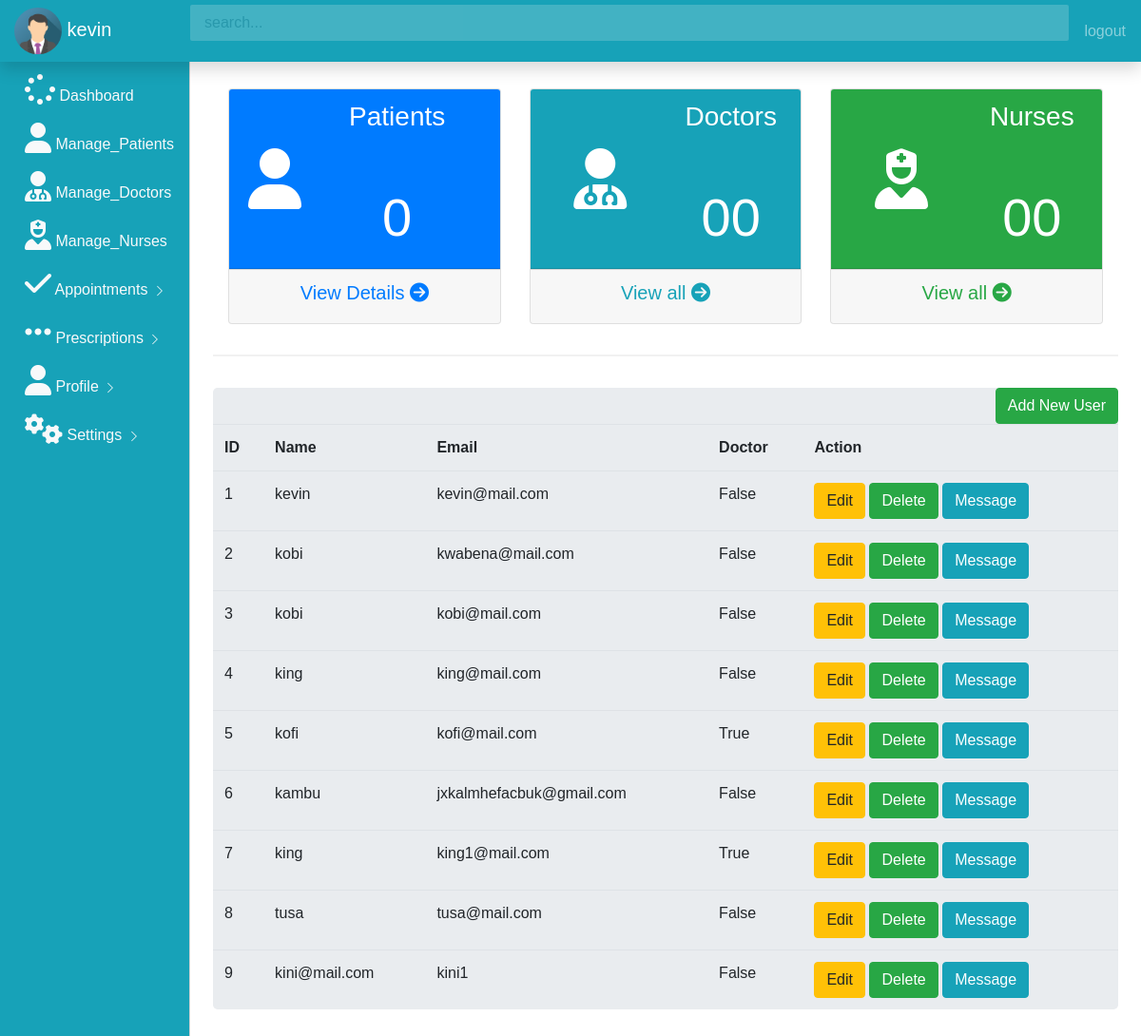
Screenshot of /get_users (signed in) with the database file from the repository.
### app.py (models this page shows, shortened)
class User(UserMixin,db.Model):
    id = db.Column(db.Integer,primary_key =True)
    username = db.Column(db.String(100))
    email = db.Column(db.String(100),unique =True)
    password = db.Column(db.String(100))
    doctor = db.Column(db.Boolean)
    admin = db.Column(db.Boolean)
    work = db.Column(db.String(100))
    country = db.Column(db.String(100))
    image = db.Column(db.String(100))
    @property
    def unhashed_password(self):
         raise AttributeError('cannot view unhased password')
    appointment_by  = db.relationship('Appointments',
    foreign_keys ='Appointments.asked_by_id',
    backref = 'asker',
    lazy=True
    )
    Receive_by  = db.relationship('Notiication',
    foreign_keys ='Notiication.receive_by_id',
    backref = 'reciever',
    lazy=True
    )
    Sender_by  = db.relationship('Notiication',
    foreign_keys ='Notiication.doctor_id',
    backref = 'sender',
    lazy=True
    )
    answers_requested  = db.relationship('Appointments',
    foreign_keys ='Appointments.doctor_id',
    backref = 'expert',
    lazy=True
    )

### app.py (the view)
@app.route('/get_users')
@login_required
def get_users():
     usees = User.query.all()
     owner = User.query.filter_by(email=current_user.email,password=current_user.password,admin=True).first()
     if not owner:
          flash("The logins provided is not an admin!")
          return redirect(url_for('home'))
     else:
          return render_template('users.html', users = usees)

### app.py (called while the page is built)
@login_manager.user_loader
def load_user(user_id):
     return User.query.get(int(user_id))

### templates/users.html
{% include 'admin_dash.html' %}
{% block body %}
<main role="main" class="col-md-9 ml-sm-auto col-lg-10 px-4">
    <hr>
<div class=" row">
    <div class="col-sm-12">
        <div class = "jumbotron p-0">
            <h2> <button type="button" class="btn btn-success float-right" data-toggle = "modal" data-target ="#modalPatient">Add New User </button></h2>
            <table class=" table table-hover ">
                <tr>
                    <th>ID</th>
                    <th>Name</th>
                    <th>Email</th>
                    <th>Doctor</th>
                    <th>Action</th>
                </tr>
                {% for row in users %}
                <tr>
                    <td> {{row.id}}</td>
                    <td> {{row.username}}</td>
                    <td> {{row.email}}</td>
                    <td> {{row.doctor}}</td>
                    <td>
                        <a href="/update/{{row.id}}" class="btn btn-warning btn-xs" data-toggle="modal" data-target="#modaledit{{row.id}}">Edit</a>
                        <a href="/delete/{{row.id}}" class="btn btn-success btn-xs"  onclick="return confirm('Are you sure to delete?')">Delete</a>
                        <a href="/delete/{{row.id}}" class="btn btn-info btn-xs"  onclick="return confirm('Are you sure to delete?')">Message</a>
                    </td>
                </tr>
                {% endfor %}
</table>
</div>
</div>
</div>
</main>
{% endblock %}

### templates/admin_dash.html (shortened to what this page needs)
<!doctype html>
<html lang="en">
  <head>
    <link rel="stylesheet" href="https://stackpath.bootstrapcdn.com/bootstrap/4.5.2/css/bootstrap.min.css">
    <link rel="stylesheet" href="./static/css/dashboard.css">
    <link rel="stylesheet" href="https://cdn.datatables.net/1.10.22/css/jquery.dataTables.min.css">
  </head>
  <body> {%block body%}
    <nav class="navbar navbar-dark bg-info fixed-top flex-md-nowrap p-0 shadow">
        <a class="navbar-brand col-sm-3 col-md-2 mr-0" href="#">
          <img src="{{url_for('static', filename ='img_avatar.png')}}" alt="Avatar" style="width:50px;border-radius: 50%;">
          {{current_user.username}}
          </a>
        <input type="text" class="form-control form-control-primary w-100" placeholder="search...">
        <ul class=" navbar-nav px-3">
            <li class="nav-item text-nowrap">
                <a class="nav-link" onclick="return confirm('Confirm logout') " href="{{url_for('home')}}">logout</a>
            </li>
        </ul>
      </nav>
      <div class="container-fluid">
        <div class="row">
            <div class  = "col-md-2 bg-info d-none d-md-block sidebar" style="color:white;">
                <div class="left-sidebar">
                    <ul class="nav flex-column sidebar-nav">
                        <li class="nav-item">
                        <a class="nav-link text-light" href="{{url_for('get_signin_admin')}}">
                          <i class ="fa fa-spinner fa-2x"></i> Dashboard
                        </a>
                        </li>
                        <li class="nav-item">
                          <a class="nav-link text-light" href="{{url_for('patients')}}">
                            <i class ="fa fa-user fa-2x"></i> Manage_Patients
                      </a>
                    </li>
                    <li class="nav-item">
                      <a class="nav-link text-light" href="{{url_for('doctors')}}">
                        <i class ="fa fa-user-md fa-2x"></i> Manage_Doctors
                  </a>
                </li>
                <li class="nav-item">
                  <a class="nav-link text-light" href="{{url_for('get_signin_admin')}}">
                    <i class ="fa fa-user-nurse fa-2x"></i> Manage_Nurses
              </a>
            </li>
                        <li class="nav-item">
                          <a class="nav-link text-light" href="{{url_for('get_all_appointments')}}">
                         <i class="fa fa-check fa-2x"></i> Appointments
                                     <svg class="bi bi-chevron-right" width="16" height="16" viewBox="0 0 20 20" fill="currentColor" xmlns="http://www.w3.org/2000/svg"><path fill-rule="evenodd" d="M6.646 3.646a.5.5 0 01.708 0l6 6a.5.5 0 010 .708l-6 6a.5.5 0 01-.708-.708L12.293 10 6.646 4.354a.5.5 0 010-.708z"/></svg>
                        </a>
                        </li>
                        <li class="nav-item">
                          <a class="nav-link text-light" href="">
                         <i class="fa fa-ellipsis-h fa-2x"></i> Prescriptions
                                     <svg class="bi bi-chevron-right" width="16" height="16" viewBox="0 0 20 20" fill="currentColor" xmlns="http://www.w3.org/2000/svg"><path fill-rule="evenodd" d="M6.646 3.646a.5.5 0 01.708 0l6 6a.5.5 0 010 .708l-6 6a.5.5 0 01-.708-.708L12.293 10 6.646 4.354a.5.5 0 010-.708z"/></svg>
                        </a>
                        </li>
                        <li class="nav-item">
                          <a class="nav-link text-light" href="{{url_for('profile_doctor')}}">
                          <i class="fa fa-user  fa-2x "></i> Profile
                            <svg class="bi bi-chevron-right" width="16" height="16" viewBox="0 0 20 20" fill="currentColor" xmlns="http://www.w3.org/2000/svg"><path fill-rule="evenodd" d="M6.646 3.646a.5.5 0 01.708 0l6 6a.5.5 0 010 .708l-6 6a.5.5 0 01-.708-.708L12.293 10 6.646 4.354a.5.5 0 010-.708z"/></svg>
                        </a>
                        </li>
                        <li class="nav-item">
                          <a class="nav-link text-light" href="">
                         <i class="fa fa-cogs fa-2x"></i> Settings
                                     <svg class="bi bi-chevron-right" width="16" height="16" viewBox="0 0 20 20" fill="currentColor" xmlns="http://www.w3.org/2000/svg"><path fill-rule="evenodd" d="M6.646 3.646a.5.5 0 01.708 0l6 6a.5.5 0 010 .708l-6 6a.5.5 0 01-.708-.708L12.293 10 6.646 4.354a.5.5 0 010-.708z"/></svg>
                        </a>
                        </li>
                      </ul>
                </div>
            </div>
            <main role="main" class="col-md-9 ml-sm-auto col-lg-10 px-4">
                <h3>Dashboard</h3>
                <div class="container">
                 <div class="row ">
                   <div class="col-md-4">
                     <div class="card text-center">
                       <div class = "card-header bg-primary text-white">
                        <div class="row align-items-center">
                          <div class="col-sm-3">
                            <i class="fa fa-user fa-4x"></i>
                          </div>
                          <div class="col">
                            <h3 >Patients</h3>
                          <br><br>
                            <h6 class ="display-4">0{{rows}}</h6>
                          </div>
                        </div>
                       </div>
                       <div class = "card-footer">
                        <h5>
                          <a  class ="text-primary" href="{{url_for('change_profile')}}" class="text-primary">View Details <i class="fa fa-arrow-circle-right"></i></i></a>
                        </h5>
                       </div>
                     </div>
                   </div>
                   <div class="col-md-4">
                    <div class="card text-center">
                      <div class = "card-header bg-info text-white">
                       <div class="row align-items-center">
                         <div class="col">
                           <i class="fa fa-user-md fa-4x"></i>
                         </div>
                         <div class="col">
                           <h3 >Doctors</h3>
                           <br><br>
                           <h6 class = "display-4" >00</h6>
                         </div>
                       </div>
                      </div>
                      <div class = "card-footer">
                       <h5>
                         <a href="#" class="text-info">View all <i class="fa fa-arrow-circle-right"></i></i></a>
                       </h5>
                      </div>
                    </div>
                  </div>
                  <div class="col-md-4">
                    <div class="card text-center">
                      <div class = "card-header bg-success text-white">
                       <div class="row align-items-center">
                         <div class="col">
                           <i class="fa fa-user-nurse fa-4x"></i>
                         </div>
                         <div class="col">
                           <h3 >Nurses</h3>
                           <br><br>
                           <h6 class = "display-4">00</span></h6>
                         </div>
                       </div>
                      </div>
                      <div class = "card-footer">
                       <h5>
                         <a href="#" class="text-success">View all <i class="fa fa-arrow-circle-right"></i></i></a>
                       </h5>
                      </div>
                    </div>
                  </div>
                 </div>
                    </div>
            </main>
        </div>
      </div>
    {% endblock %}
  </body>
</html>

### static/css/dashboard.css (style rules this page uses)
.form-control-primary { margin: 10px; opacity: 0.2; border-radius: 2px; }
.sidebar { position: fixed; top:0; left:0; bottom:0; z-index:100; padding: 70px 0 0 10px; border-right: 1px solid #d3d3d3; }
.sidebar-nav li .nav-link { color: #333; font-weight: 500; }
body { font-family: Arial, Helvetica, sans-serif; }
* { box-sizing: border-box; }
.container { padding: 16px; background-color: white; }
input[type=text], input[type=password] { width: 100%; padding: 15px; margin: 5px 0 22px 0; display: inline-block; border: none; background: #f1f1f1; }
hr { border: 1px solid #f1f1f1; margin-bottom: 25px; }
a { color: dodgerblue; }

### rows the page displays
User: username "kevin", id "1", email "kevin@mail.com", doctor "False"
User: id "2", username "kobi", email "kwabena@mail.com", doctor "False"
User: id "3", username "kobi", email "kobi@mail.com", doctor "False"
User: id "4", username "king", email "king@mail.com", doctor "False"
User: id "5", username "kofi", email "kofi@mail.com", doctor "True"
User: id "6", username "kambu", email "jxkalmhefacbuk@gmail.com", doctor "False"
User: id "7", username "king", email "king1@mail.com", doctor "True"
User: id "8", username "tusa", email "tusa@mail.com", doctor "False"
User: id "9", username "kini@mail.com", email "kini1", doctor "False"
